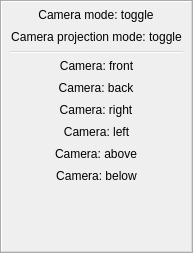
<?xml version="1.0" encoding="UTF-8"?>
<ui version="4.0">
 <class>mqCameraControlsToolbar</class>
 <widget class="QToolBar" name="mqCameraControlsToolbar">
  <property name="geometry">
   <rect>
    <x>0</x>
    <y>0</y>
    <width>35</width>
    <height>253</height>
   </rect>
  </property>
  <property name="windowTitle">
   <string>Camera Controls</string>
  </property>
  <property name="orientation">
   <enum>Qt::Vertical</enum>
  </property>
  <action name="actionCameraFront">
   <property name="icon">
    <iconset resource="../Icons/icons.qrc">
     <normaloff>:/Icons/camera_front.png</normaloff>
     <normalon>:/Icons/camera_front.png</normalon>:/Icons/camera_front.png</iconset>
   </property>
   <property name="text">
    <string>Camera: front</string>
   </property>
   <property name="toolTip">
    <string>Move Camera: view objects from front side</string>
   </property>
  </action>
  <action name="actionCameraLeft">
   <property name="icon">
    <iconset resource="../Icons/icons.qrc">
     <normaloff>:/Icons/camera_left.png</normaloff>
     <normalon>:/Icons/camera_left.png</normalon>:/Icons/camera_left.png</iconset>
   </property>
   <property name="text">
    <string>Camera: left</string>
   </property>
   <property name="toolTip">
    <string>Move Camera: view objects from left side</string>
   </property>
  </action>
  <action name="actionCameraAbove">
   <property name="icon">
    <iconset>
     <normaloff>Icons/camera_above.png</normaloff>
     <normalon>:/Icons/camera_above.png</normalon>Icons/camera_above.png</iconset>
   </property>
   <property name="text">
    <string>Camera: above</string>
   </property>
   <property name="toolTip">
    <string>Move Camera: view objects from above</string>
   </property>
  </action>
  <action name="actionCameraBelow">
   <property name="icon">
    <iconset resource="../Icons/icons.qrc">
     <normaloff>:/Icons/camera_below.png</normaloff>
     <normalon>:/Icons/camera_below.png</normalon>:/Icons/camera_below.png</iconset>
   </property>
   <property name="text">
    <string>Camera: below</string>
   </property>
   <property name="toolTip">
    <string>Move Camera: underneath view</string>
   </property>
  </action>
  <action name="actionCameraBack">
   <property name="icon">
    <iconset resource="../Icons/icons.qrc">
     <normaloff>:/Icons/camera_back.png</normaloff>
     <normalon>:/Icons/camera_back.png</normalon>:/Icons/camera_back.png</iconset>
   </property>
   <property name="text">
    <string>Camera: back</string>
   </property>
   <property name="toolTip">
    <string>Move Camera: view objects from back side</string>
   </property>
  </action>
  <action name="actionCameraCentreOfMassToggle">
   <property name="checkable">
    <bool>true</bool>
   </property>
   <property name="icon">
    <iconset resource="../Icons/icons.qrc">
     <normaloff>:/Icons/Move_cam.png</normaloff>
     <normalon>:/Icons/Move_cam2.png</normalon>:/Icons/Move_cam.png</iconset>
   </property>
   <property name="text">
    <string>Camera mode: toggle</string>
   </property>
   <property name="toolTip">
    <string>Toggle camera : centered at (x,y,z) = (0,0,0) / or at the centre of mass of all opened objects</string>
   </property>
  </action>
  <action name="actionCameraOrthoPerspectiveToggle">
   <property name="checkable">
    <bool>true</bool>
   </property>
   <property name="icon">
    <iconset resource="../Icons/icons.qrc">
     <normaloff>:/Icons/camera_ortho.png</normaloff>
     <normalon>:/Icons/camera_persp.png</normalon>:/Icons/camera_ortho.png</iconset>
   </property>
   <property name="text">
    <string>Camera projection mode: toggle</string>
   </property>
   <property name="toolTip">
    <string>Toggle camera : orthographic or perspective projection</string>
   </property>
  </action>
  <action name="actionCameraRight">
   <property name="icon">
    <iconset resource="../Icons/icons.qrc">
     <normaloff>:/Icons/camera_right.png</normaloff>
     <normalon>:/Icons/camera_right.png</normalon>:/Icons/camera_right.png</iconset>
   </property>
   <property name="text">
    <string>Camera: right</string>
   </property>
   <property name="toolTip">
    <string>Move Camera: view objects from right side</string>
   </property>
  </action>
  <addaction name="actionCameraCentreOfMassToggle"/>
  <addaction name="actionCameraOrthoPerspectiveToggle"/>
  <addaction name="separator"/>
  <addaction name="actionCameraFront"/>
  <addaction name="actionCameraBack"/>
  <addaction name="actionCameraRight"/>
  <addaction name="actionCameraLeft"/>
  <addaction name="actionCameraAbove"/>
  <addaction name="actionCameraBelow"/>
 </widget>
 <resources>
  <include location="../Icons/icons.qrc"/>
  <include location="../Icons/icons.qrc"/>
 </resources>
 <connections/>
</ui>
